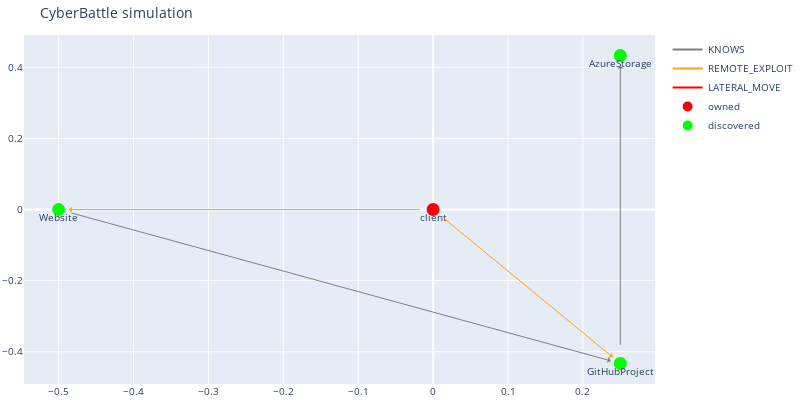

Here is the notebook cell this chart was saved with:
### Code cell
# 3
leakedSasUrl = c2.run_remote_attack("client", "GitHubProject", "CredScanGitHistory")
dbg.plot_discovered_network()

### Figure 1 — Plotly figure (JSON) as saved in the notebook; plotly's stock layout.template omitted (floating-point values rounded to 4 significant figures)
{"data": [{"line": {"color": "gray"}, "mode": "lines", "name": "KNOWS", "type": "scatter", "x": [0], "y": [0]}, {"line": {"color": "orange"}, "mode": "lines", "name": "REMOTE_EXPLOIT", "type": "scatter", "x": [0], "y": [0]}, {"line": {"color": "red"}, "mode": "lines", "name": "LATERAL_MOVE", "type": "scatter", "x": [0], "y": [0]}, {"hoverinfo": "text", "marker": {"color": "#D32F2E", "line": {"color": "rgb(255,0,0)", "width": 8}, "size": 5, "symbol": "circle-dot"}, "mode": "markers+text", "name": "owned", "text": ["client"], "textposition": "bottom center", "type": "scatter", "x": [0.0], "y": [0.0]}, {"hoverinfo": "text", "marker": {"color": "#0e9d00", "line": {"color": "rgb(0,255,0)", "width": 8}, "size": 5, "symbol": "circle-dot"}, "mode": "markers+text", "name": "discovered", "text": ["Website", "GitHubProject", "AzureStorage"], "textposition": "bottom center", "type": "scatter", "x": [-0.5, 0.25, 0.25], "y": [-4.371e-08, -0.433, 0.433]}], "layout": {"annotations": [{"align": "center", "arrowcolor": "gray", "arrowhead": 1, "arrowsize": 1, "arrowwidth": 1, "ax": 0.25, "axref": "x", "ay": -0.433, "ayref": "y", "hovertext": "KNOWS", "opacity": 1, "showarrow": true, "standoff": 10, "startstandoff": 10, "x": 0.25, "xref": "x", "y": 0.433, "yref": "y"}, {"align": "center", "arrowcolor": "gray", "arrowhead": 1, "arrowsize": 1, "arrowwidth": 1, "ax": -0.5, "axref": "x", "ay": -4.371e-08, "ayref": "y", "hovertext": "KNOWS", "opacity": 1, "showarrow": true, "standoff": 10, "startstandoff": 10, "x": 0.25, "xref": "x", "y": -0.433, "yref": "y"}, {"align": "center", "arrowcolor": "orange", "arrowhead": 1, "arrowsize": 1, "arrowwidth": 1, "ax": 0.0, "axref": "x", "ay": 0.0, "ayref": "y", "hovertext": "REMOTE_EXPLOIT", "opacity": 1, "showarrow": true, "standoff": 10, "startstandoff": 10, "x": -0.5, "xref": "x", "y": -4.371e-08, "yref": "y"}, {"align": "center", "arrowcolor": "orange", "arrowhead": 1, "arrowsize": 1, "arrowwidth": 1, "ax": 0.0, "axref": "x", "ay": 0.0, "ayref": "y", "hovertext": "REMOTE_EXPLOIT", "opacity": 1, "showarrow": true, "standoff": 10, "startstandoff": 10, "x": 0.25, "xref": "x", "y": -0.433, "yref": "y"}], "autosize": false, "font": {"size": 10}, "height": 400, "hovermode": "closest", "margin": {"b": 15, "l": 2, "r": 2, "t": 35}, "showlegend": true, "title": {"text": "CyberBattle simulation"}, "width": 800}}
